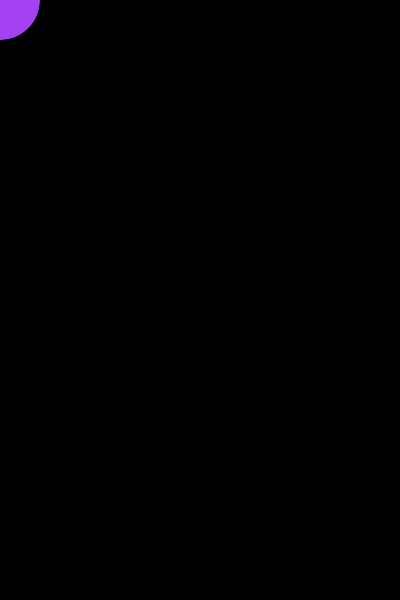
Frame 1 (no input)
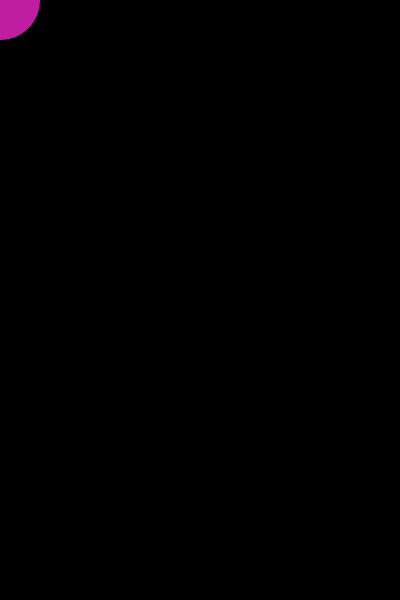
Frame 60 (the mouse pressed at the canvas centre just before this capture)
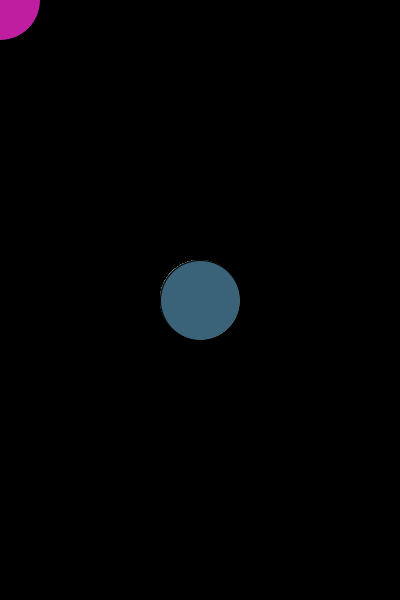
Frame 120 (the mouse held since frame 60 and released just before this capture)

The Processing sketch that drew these frames (run headless with seeded random() and noise(); from frame 60 on, the mouse is pressed at the canvas centre):

// Processing sketch: processing_84063
// ── processing_84063.pde

void setup()
{
 size(400, 600);
 background(0, 0, 0);
 smooth();
 frameRate(10);
}

void draw()
{
  fill(random(0,255),random(0,255),random(0,255));
ellipse(mouseX,mouseY,80,80);

}
